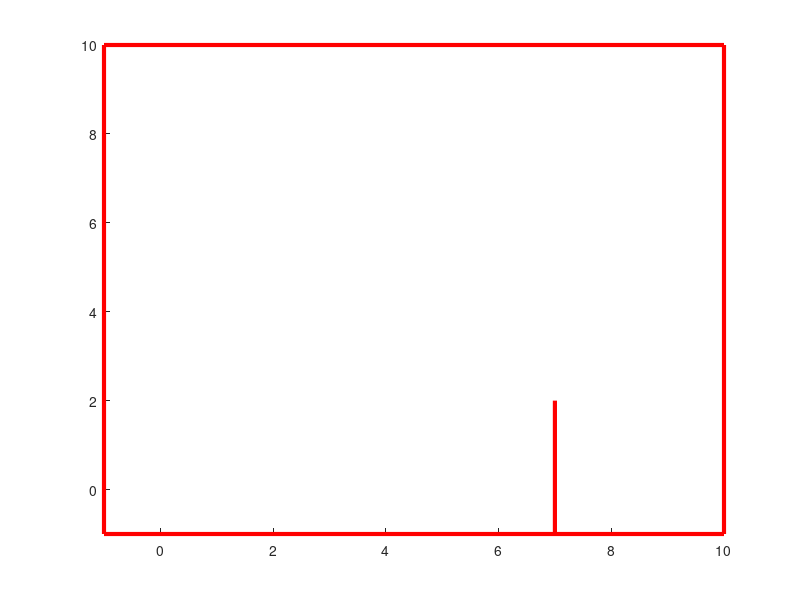

Reproduce this figure in MATLAB. (Note: this script raises an error after producing the figure.)
function [] = main()
% init environnement matlab %
clc
close all
clear all

% init figures %
figure(1)
clf
hold on
set(1,'position',[0 0 1000 1000])
axis([-1 10 -1 10])

% init systeme robot %
rasta.R = 0.14; % rayon roue
rasta.L = 0.48; % distance entre roues
rasta.H = 0.8; % longueur robot
capteur.Portee = 3; % portee capteur
capteur1.angle = 0;
capteur2.angle = pi/6;
capteur3.angle = -pi/6; 

% Obstacle 1 %
obstacle1.xA = 7
obstacle1.yA = -1
obstacle1.xB = 7
obstacle1.yB = 2
obstacle1.ptr = line([obstacle1.xA, obstacle1.xB],[obstacle1.yA,obstacle1.yB],'color','r','linewidth',3);

% Bordure %

% gauche
bordureg.xA = -1
bordureg.yA = -1
bordureg.xB = -1
bordureg.yB = 10
bordureg.ptr = line([bordureg.xA, bordureg.xB],[bordureg.yA,bordureg.yB],'color','r','linewidth',3);

% Haute
bordureh.xA = -1
bordureh.yA = 10
bordureh.xB = 10
bordureh.yB = 10
bordureh.ptr = line([bordureh.xA, bordureh.xB],[bordureh.yA,bordureh.yB],'color','r','linewidth',3);

% Droite
bordured.xA = 10
bordured.yA = 10
bordured.xB = 10
bordured.yB = -1
bordured.ptr = line([bordured.xA, bordured.xB],[bordured.yA,bordured.yB],'color','r','linewidth',3);

% Bas
bordureb.xA = 10
bordureb.yA = -1
bordureb.xB = -1
bordureb.yB = -1
bordureb.ptr = line([bordureb.xA, bordureb.xB],[bordureb.yA,bordureb.yB],'color','r','linewidth',3);


array_obstacle_line =[obstacle1];
array_obstacle_line(2) = bordureg
array_obstacle_line(3) = bordureh
array_obstacle_line(4) = bordured
array_obstacle_line(5) = bordureb

size_array_line = 5

%coord robot
[rasta.X,rasta.Y]= ginput(1);
rasta.theta = 0;


capteur1.ptr = line([rasta.X,rasta.X + capteur.Portee * cos(rasta.theta)],...
    [rasta.Y,rasta.Y + capteur.Portee * sin(rasta.theta)],'color','g','linewidth',3);
capteur2.ptr = line([rasta.X,rasta.X + capteur.Portee * cos(rasta.theta + capteur2.angle)],...
    [rasta.Y,rasta.Y + capteur.Portee * sin(rasta.theta + capteur2.angle)],'color','g','linewidth',3);
capteur3.ptr = line([rasta.X,rasta.X + capteur.Portee * cos(rasta.theta + capteur3.angle)],...
    [rasta.Y,rasta.Y + capteur.Portee * sin(rasta.theta + capteur3.angle)],'color','g','linewidth',3);






xt = [rasta.X + rasta.L / 2 * sin(rasta.theta); rasta.X - rasta.L / 2 * sin(rasta.theta);...
    rasta.X + rasta.H*cos(rasta.theta)]
yt = [rasta.Y - rasta.L / 2 * cos(rasta.theta); rasta.Y + rasta.L / 2 * cos(rasta.theta);...
    rasta.Y + rasta.H * sin(rasta.theta)]
rasta.ptr1 = patch(xt,yt,[0;4;7])



% init environnement exec %
Tmax = 60;
dt = 0.1;

x = [rasta.X rasta.Y 0] % init etat robot
u = [0 0]


for t = 0 : dt : Tmax;
    matrice = [[cos(rasta.theta),-sin(rasta.theta),rasta.X];...
    [sin(rasta.theta),cos(rasta.theta),rasta.Y];...
    [0,0,1]]
    
    % maj etat robot
    rasta.X = x(1)
    rasta.Y = x(2)
    rasta.theta = x(3)
    
    % maj dessin
    xt = [rasta.X + rasta.L / 2 * sin(rasta.theta); rasta.X - rasta.L / 2 * sin(rasta.theta);...
        rasta.X + rasta.H*cos(rasta.theta)]
    yt = [rasta.Y - rasta.L / 2 * cos(rasta.theta); rasta.Y + rasta.L / 2 * cos(rasta.theta);...
        rasta.Y + rasta.H * sin(rasta.theta)]
    set(rasta.ptr1,'Xdata',xt, 'Ydata', yt)
    set(capteur1.ptr,'Xdata',[rasta.X,rasta.X + capteur.Portee * cos(rasta.theta + capteur2.angle)],...
    'Ydata',[rasta.Y,rasta.Y + capteur.Portee * sin(rasta.theta + capteur2.angle)])
    set(capteur2.ptr,'Xdata',[rasta.X,rasta.X + capteur.Portee * cos(rasta.theta)],...
    'Ydata',[rasta.Y,rasta.Y + capteur.Portee * sin(rasta.theta)])
    set(capteur3.ptr,'Xdata',[rasta.X,rasta.X + capteur.Portee * cos(rasta.theta + capteur3.angle)],...
    'Ydata',[rasta.Y,rasta.Y + capteur.Portee * sin(rasta.theta + capteur3.angle)])

    % calcul commande
    st1 = get_data_sensor(array_obstacle_line, size_array_line, capteur.Portee, matrice, capteur1)
    st2 = get_data_sensor(array_obstacle_line, size_array_line, capteur.Portee, matrice, capteur2)
    st3 = get_data_sensor(array_obstacle_line, size_array_line, capteur.Portee, matrice, capteur3)

    if(st1(1) < 1 && st1(2) < 1 && st1(1) > 0 && st1(2) > 0)
        u(1) = 0.1
        u(2) = 0.2
        else
        if(st2(1) < 1 && st2(2) < 1 && st2(1) > 0 && st2(2) > 0)
        u(1) = 0.1
        u(2) = -0.2
        
        else
            if (st3(1) < 1 && st3(2) < 1 && st3(1) > 0 && st3(2) > 0)
            u(1) = 0.1
            u(2) = 0.2
            else 
                u(1) = 0.2
                u(2) = 0
            end
        end
    end
    
    % simu du robot
    [t45,x45] = ode45(@(t,x)Modele(t,x,u,rasta),[0 dt],x);
    L45 = length(t45);
    x = x45(L45,:);
    drawnow
    


end

